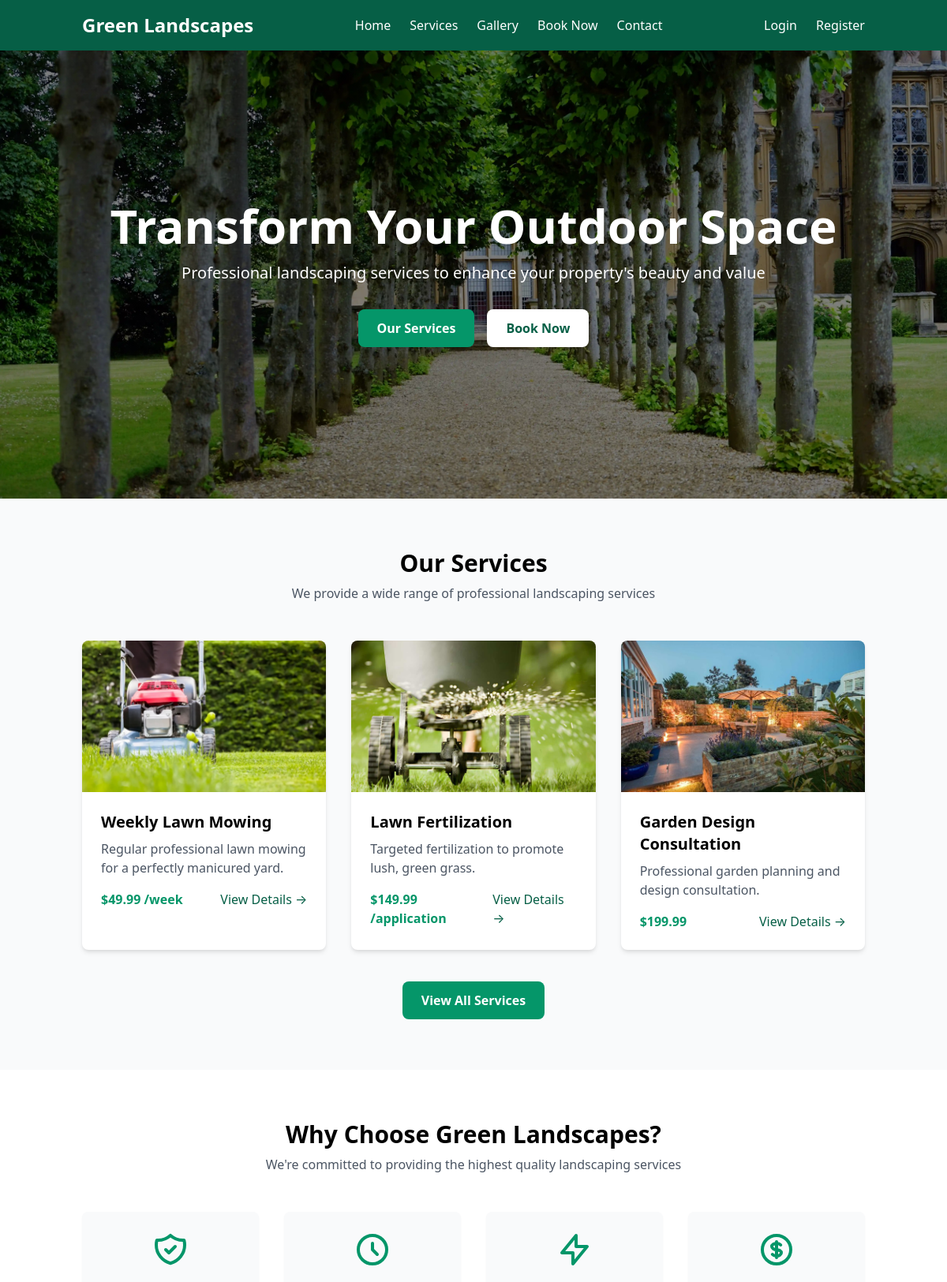
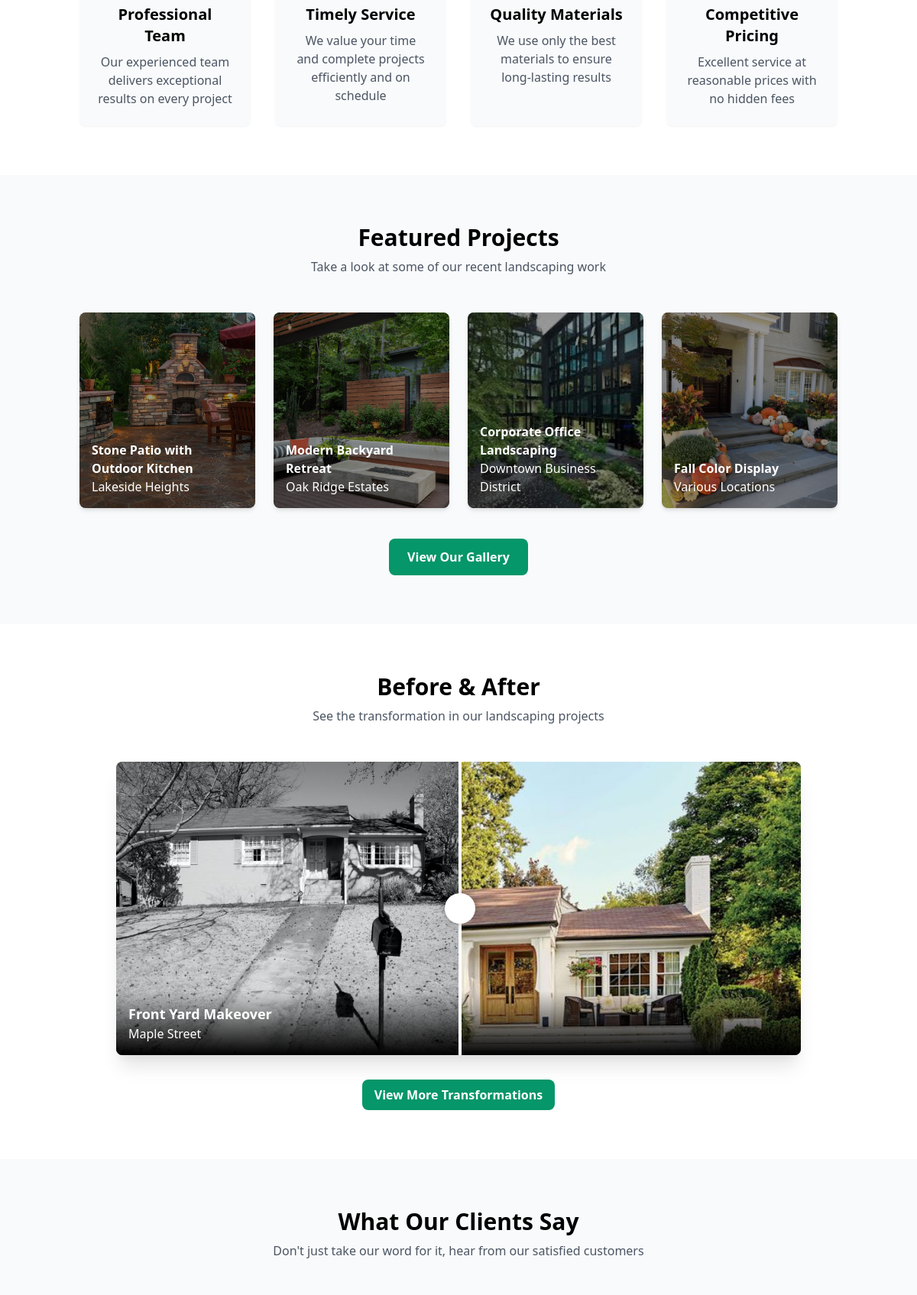
The page / (upper part) on the database its author committed (2 pictures, top to bottom).
### services/models.py (models this page shows, shortened)
class Service(models.Model):
    category = models.ForeignKey(ServiceCategory, on_delete=models.CASCADE, related_name='services')
    name = models.CharField(max_length=200)
    description = models.TextField()
    short_description = models.CharField(max_length=255, blank=True)
    price = models.DecimalField(max_digits=10, decimal_places=2, blank=True, null=True, help_text="Leave blank if price varies")
    price_suffix = models.CharField(max_length=20, blank=True, help_text="e.g. 'per hour', 'per visit'")
    image = models.ImageField(upload_to=get_upload_path, blank=True, null=True)
    slug = models.SlugField(max_length=220, unique=True, blank=True)
    is_featured = models.BooleanField(default=False)
    created_at = models.DateTimeField(auto_now_add=True)
    updated_at = models.DateTimeField(auto_now=True)

### gallery/models.py (models this page shows, shortened)
class Portfolio(models.Model):
    title = models.CharField(max_length=200)
    description = models.TextField()
    category = models.ForeignKey(GalleryCategory, on_delete=models.CASCADE, related_name='portfolio_items')
    image = models.ImageField(upload_to=get_upload_path, null=True, blank=True)
    location = models.CharField(max_length=255, blank=True)
    completion_date = models.DateField(blank=True, null=True)
    is_featured = models.BooleanField(default=False)
    created_at = models.DateTimeField(auto_now_add=True)
    class Meta:
        ordering = ['-completion_date', '-created_at']

class BeforeAfterImage(models.Model):
    title = models.CharField(max_length=200)
    description = models.TextField()
    category = models.ForeignKey(GalleryCategory, on_delete=models.CASCADE, related_name='before_after_images')
    before_image = models.ImageField(upload_to=get_upload_path, null=True, blank=True)
    after_image = models.ImageField(upload_to=get_upload_path, null=True, blank=True)
    location = models.CharField(max_length=255, blank=True)
    completion_date = models.DateField(blank=True, null=True)
    is_featured = models.BooleanField(default=False)
    created_at = models.DateTimeField(auto_now_add=True)
    class Meta:
        ordering = ['-completion_date', '-created_at']
        verbose_name_plural = "Before/After Images"

### core/views.py (the view)
# urls.py: path('', views.HomeView.as_view(), name='home'),
class HomeView(TemplateView):
    template_name = 'core/home.html'
    def get_context_data(self, **kwargs):
        context = super().get_context_data(**kwargs)
        context['featured_services'] = Service.objects.filter(is_featured=True)[:3]
        context['service_categories'] = ServiceCategory.objects.all()[:6]
        context['testimonials'] = Testimonial.objects.filter(is_featured=True)[:3]
        context['featured_projects'] = Portfolio.objects.filter(is_featured=True)[:4]
        context['before_after'] = BeforeAfterImage.objects.filter(is_featured=True).first()
        return context

### templates/core/home.html (shortened to what this page needs)
{% extends 'base.html' %}
{% load static %}
{% block content %}
<section class="relative flex items-center justify-center text-white min-h-[80vh] bg-cover bg-center bg-no-repeat" style="background-image: linear-gradient(rgba(0, 0, 0, 0.5), rgba(0, 0, 0, 0.5)), url('{% static 'images/hero.webp' %}');">
    <div class="absolute inset-0 bg-black/30"></div>
    <div class="container mx-auto px-4 py-48 text-center relative z-10">
        <h1 class="text-4xl md:text-6xl font-bold mb-4 animate-on-scroll">Transform Your Outdoor Space</h1>
        <p class="text-xl mb-8 animate-on-scroll">Professional landscaping services to enhance your property's beauty and value</p>
        <div class="flex flex-wrap justify-center gap-4">
            <a href="{% url 'services:services' %}" class="bg-green-600 hover:bg-green-700 text-white font-bold py-3 px-6 rounded-lg transition duration-300 transform hover:-translate-y-1">
                Our Services
            </a>
            <a href="{% url 'bookings:bookings' %}" class="bg-white hover:bg-gray-100 text-green-800 font-bold py-3 px-6 rounded-lg transition duration-300 transform hover:-translate-y-1">
                Book Now
            </a>
        </div>
    </div>
</section>
<section class="py-16 bg-gray-50">
    <div class="container mx-auto px-4">
        <div class="text-center mb-12">
            <h2 class="text-3xl font-bold mb-2">Our Services</h2>
            <p class="text-gray-600">We provide a wide range of professional landscaping services</p>
        </div>
        <div class="grid grid-cols-1 md:grid-cols-3 gap-8">
            {% for service in featured_services %}
            <div class="service-card bg-white rounded-lg shadow-md overflow-hidden transition-all">
                {% if service.image %}
                    <img src="{{ service.image.url }}" alt="{{ service.name }}" class="w-full h-48 object-cover">
                {% endif %}
                <div class="p-6">
                    <h3 class="text-xl font-bold mb-2">{{ service.name }}</h3>
                    <p class="text-gray-600 mb-4">{{ service.short_description }}</p>
                    <div class="flex justify-between items-center">
                        {% if service.price %}
                        <span class="text-green-600 font-bold">${{ service.price }} {{ service.price_suffix }}</span>
                        {% else %}
                        <span class="text-green-600 font-bold">Contact for pricing</span>
                        {% endif %}
                        <a href="{% url 'services:service_detail' service.slug %}" class="text-green-800 hover:text-green-600">
                            View Details →
                        </a>
                    </div>
                </div>
            </div>
            {% empty %}
            <div class="col-span-3 text-center py-8">
                <p>Our services will be added soon. Please check back later!</p>
            </div>
            {% endfor %}
        </div>
        <div class="text-center mt-10">
            <a href="{% url 'services:services' %}" class="inline-block bg-green-600 hover:bg-green-700 text-white font-bold py-3 px-6 rounded-lg transition duration-300">
                View All Services
            </a>
        </div>
    </div>
</section>
<section class="py-16 bg-white">
    <div class="container mx-auto px-4">
        <div class="text-center mb-12">
            <h2 class="text-3xl font-bold mb-2">Why Choose Green Landscapes?</h2>
            <p class="text-gray-600">We're committed to providing the highest quality landscaping services</p>
        </div>
        <div class="grid grid-cols-1 md:grid-cols-4 gap-8">
            <div class="text-center p-6 bg-gray-50 rounded-lg shadow-sm hover:shadow-md transition duration-300">
                <div class="text-green-600 text-4xl mb-4 inline-block">
                </div>
                <h3 class="text-xl font-bold mb-2">Professional Team</h3>
                <p class="text-gray-600">Our experienced team delivers exceptional results on every project</p>
            </div>
            <div class="text-center p-6 bg-gray-50 rounded-lg shadow-sm hover:shadow-md transition duration-300">
                <div class="text-green-600 text-4xl mb-4 inline-block">
                    <svg class="h-12 w-12" fill="none" stroke="currentColor" viewBox="0 0 24 24" xmlns="http://www.w3.org/2000/svg">
                        <path stroke-linecap="round" stroke-linejoin="round" stroke-width="2" d="M12 8v4l3 3m6-3a9 9 0 11-18 0 9 9 0 0118 0z"></path>
                    </svg>
                </div>
                <h3 class="text-xl font-bold mb-2">Timely Service</h3>
                <p class="text-gray-600">We value your time and complete projects efficiently and on schedule</p>
            </div>
            <div class="text-center p-6 bg-gray-50 rounded-lg shadow-sm hover:shadow-md transition duration-300">
                <div class="text-green-600 text-4xl mb-4 inline-block">
                    <svg class="h-12 w-12" fill="none" stroke="currentColor" viewBox="0 0 24 24" xmlns="http://www.w3.org/2000/svg">
                        <path stroke-linecap="round" stroke-linejoin="round" stroke-width="2" d="M13 10V3L4 14h7v7l9-11h-7z"></path>
                    </svg>
                </div>
                <h3 class="text-xl font-bold mb-2">Quality Materials</h3>
                <p class="text-gray-600">We use only the best materials to ensure long-lasting results</p>
            </div>
            <div class="text-center p-6 bg-gray-50 rounded-lg shadow-sm hover:shadow-md transition duration-300">
                <div class="text-green-600 text-4xl mb-4 inline-block">
                </div>
                <h3 class="text-xl font-bold mb-2">Competitive Pricing</h3>
                <p class="text-gray-600">Excellent service at reasonable prices with no hidden fees</p>
            </div>
        </div>
    </div>
</section>
{% if featured_projects %}
<section class="py-16 bg-gray-50">
    <div class="container mx-auto px-4">
        <div class="text-center mb-12">
            <h2 class="text-3xl font-bold mb-2">Featured Projects</h2>
            <p class="text-gray-600">Take a look at some of our recent landscaping work</p>
        </div>
        <div class="grid grid-cols-1 md:grid-cols-2 lg:grid-cols-4 gap-6">
            {% for project in featured_projects %}
            <div class="gallery-item rounded-lg overflow-hidden shadow-md">
                <a href="{% url 'gallery:gallery' %}">
                    <div class="relative overflow-hidden">
                        {% if project.image %}
                            <img src="{{ project.image.url }}" alt="{{ project.title }}" class="w-full h-64 object-cover gallery-image">
                        {% else %}
                            <div class="w-full h-64 bg-green-100 flex items-center justify-center">
                                <span class="text-green-800 font-semibold">{{ project.title }}</span>
                            </div>
                        {% endif %}
                        <div class="absolute inset-0 bg-black bg-opacity-40 flex items-end">
                            <div class="p-4 text-white">
                                <h3 class="font-bold">{{ project.title }}</h3>
                                {% if project.location %}
                                <p>{{ project.location }}</p>
                                {% endif %}
                            </div>
                        </div>
                    </div>
                </a>
            </div>
            {% endfor %}
        </div>
        <div class="text-center mt-10">
            <a href="{% url 'gallery:gallery' %}" class="inline-block bg-green-600 hover:bg-green-700 text-white font-bold py-3 px-6 rounded-lg transition duration-300">
                View Our Gallery
            </a>
        </div>
    </div>
</section>
{% endif %}
{% if before_after %}
<section class="py-16 bg-white">
    <div class="container mx-auto px-4">
        <div class="text-center mb-12">
            <h2 class="text-3xl font-bold mb-2">Before & After</h2>
            <p class="text-gray-600">See the transformation in our landscaping projects</p>
        </div>
        <div class="max-w-4xl mx-auto">
            <div class="before-after-slider h-96 relative rounded-lg overflow-hidden shadow-xl">
                <div class="slider-before" style="width: 50%;">
                    {% if before_after.before_image %}
                        <img src="{{ before_after.before_image.url }}" alt="Before: {{ before_after.title }}" class="w-full h-full object-cover">
                    {% else %}
                        <div class="w-full h-full bg-gray-200 flex items-center justify-center">
                            <span class="text-gray-800 font-semibold">Before</span>
                        </div>
                    {% endif %}
                </div>
                <div class="slider-handle"></div>
                <div class="absolute bottom-0 left-0 right-0 p-4 bg-gradient-to-t from-black to-transparent text-white">
                    <h3 class="font-bold text-lg">{{ before_after.title }}</h3>
                    <p>{{ before_after.location }}</p>
                </div>
            </div>
            <div class="text-center mt-8">
                <a href="{% url 'gallery:before_after' %}" class="inline-block bg-green-600 hover:bg-green-700 text-white font-bold py-2 px-4 rounded-lg transition duration-300">
                    View More Transformations
                </a>
            </div>
        </div>
    </div>
</section>
{% endif %}
{% if testimonials %}
<section class="py-16 bg-gray-50">
    <div class="container mx-auto px-4">
        <div class="text-center mb-12">
            <h2 class="text-3xl font-bold mb-2">What Our Clients Say</h2>
            <p class="text-gray-600">Don't just take our word for it, hear from our satisfied customers</p>
        </div>
    </div>
</section>
{% endif %}
{% endblock %}

### static/css/styles.css (style rules this page uses)
.service-card { transition: transform 0.3s ease-in-out, box-shadow 0.3s ease-in-out; }
.gallery-item { overflow: hidden; }
.gallery-image { transition: transform 0.5s ease; }
.before-after-slider { position: relative; overflow: hidden; }
.slider-before, .slider-after { width: 100%; height: 100%; }
.slider-before { position: absolute; top: 0; left: 0; width: 50%; overflow: hidden; }
.slider-handle { position: absolute; top: 0; bottom: 0; left: 50%; width: 4px; background: #fff; cursor: ew-resize; z-index: 10; }
.slider-handle::after { content: ''; position: absolute; top: 50%; left: 50%; transform: translate(-50%, -50%); width: 40px; height: 40px; background: #fff; border-radius: 50%; box-shadow: 0 0 10px rgba(0, 0, 0, 0.3); }
.fade-in { animation: fadeIn 0.5s ease-in-out; }

### rows shown on the page
Service: image (picture), name "Weekly Lawn Mowing", short_description "Regular professional lawn mowing for a perfectly manicured yard.", price "49.99", price_suffix "/week"
Service: image (picture), name "Lawn Fertilization", short_description "Targeted fertilization to promote lush, green grass.", price "149.99", price_suffix "/application"
Service: image (picture), name "Garden Design Consultation", short_description "Professional garden planning and design consultation.", price "199.99"
Portfolio: image (picture), title "Stone Patio with Outdoor Kitchen", location "Lakeside Heights"
Portfolio: image (picture), title "Modern Backyard Retreat", location "Oak Ridge Estates"
Portfolio: image (picture), title "Corporate Office Landscaping", location "Downtown Business District"
Portfolio: image (picture), title "Fall Color Display", location "Various Locations"
BeforeAfterImage: before_image (picture), title "Front Yard Makeover", location "Maple Street"
